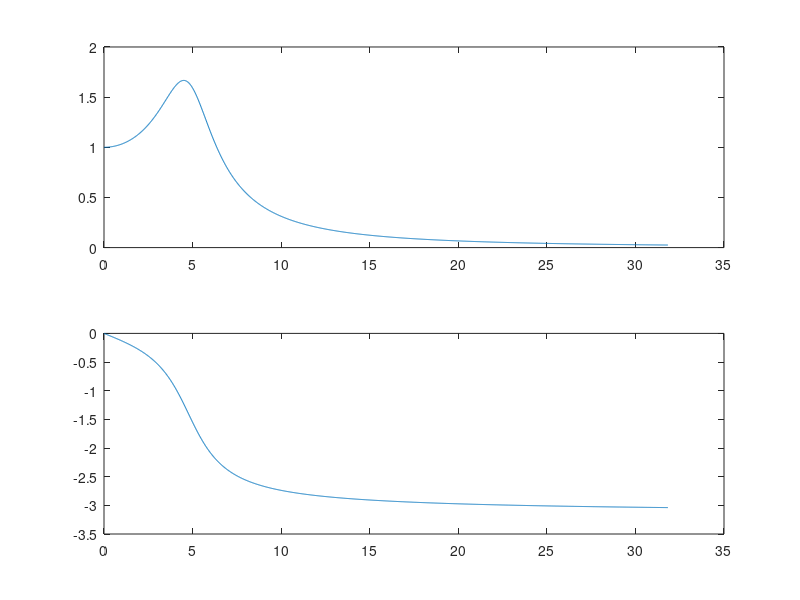
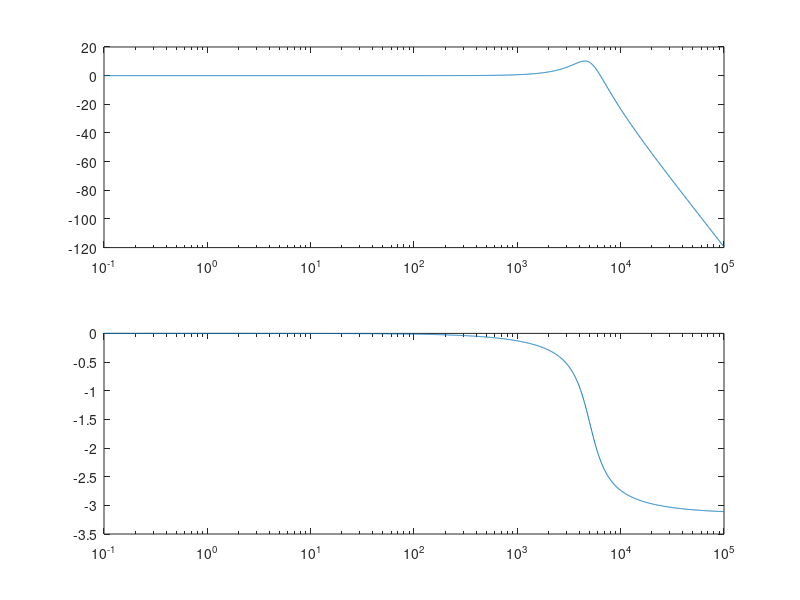

Here is the MATLAB script that generated these plots, in order:
clc; clear all; close all;

figure(1);
w=0:100:20e4;
H=freqs(1e9,[1 2e4 1e9],w);
subplot(2,1,1);
plot((w/(2*pi))/1e3, abs(H));
subplot(2,1,2);
plot((w/(2*pi))/1e3, angle(H));

% bod plots
% log scailing
figure(2);
f=logspace(-1,5,2000);
w=2*pi*f;
H=freqs(1e9,[1 2e4 1e9],w);
subplot(2,1,1);
plot((w/(2*pi))/1e3, abs(H));
semilogx(f,20*log(abs(H))); % x축만 log
subplot(2,1,2);
semilogx(f,angle(H));

